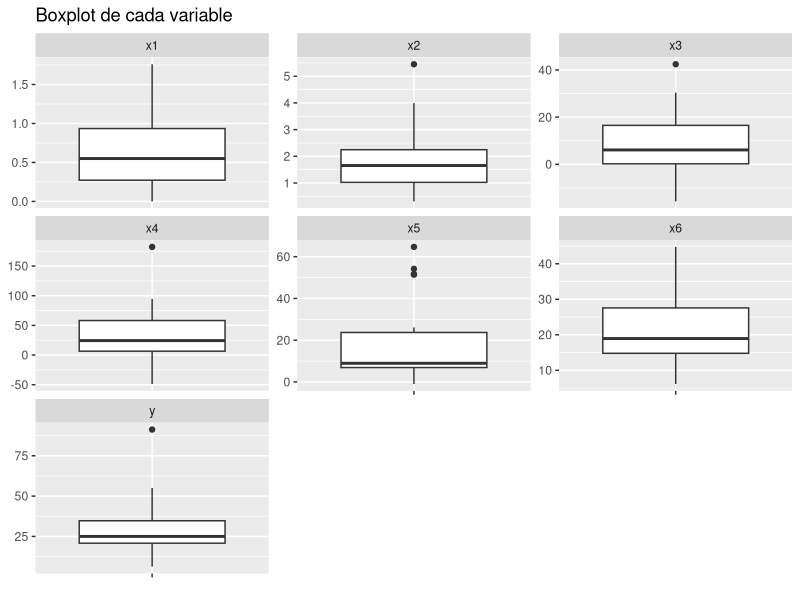

Write the R code that produced this figure.
## ---- chunk 1
knitr::opts_chunk$set(echo = TRUE, warning = FALSE, message = FALSE)
## ---- chunk 2
# Instalar solo una vez (en la consola):
# install.packages(c("readr", "dplyr", "tidyr", "ggplot2"))

library(readr)
library(dplyr)
library(tidyr)
library(ggplot2)
## ---- chunk 3
crudo <- read_csv("CasoAccionesBD.csv",
                  col_types = cols(.default = col_character()))

dim(crudo)
head(crudo)
tail(crudo, 14)
## ---- chunk 4
crudo <- crudo %>% rename_with(tolower)   # Y -> y, X1 -> x1, ...
names(crudo)
## ---- chunk 5
# Una fila es vacía si todas sus columnas son NA
crudo <- crudo %>% filter(if_any(everything(), ~ !is.na(.x)))

nrow(crudo)   # quedan 28 + 1 encabezado repetido + 5 = 34
## ---- chunk 6
# Fila donde aparece el encabezado repetido ("Accion")
fila_encabezado <- which(crudo$accion == "Accion")
fila_encabezado

estimacion <- crudo %>% slice(1:(fila_encabezado - 1))
prediccion <- crudo %>% slice((fila_encabezado + 1):n()) %>% select(-y)

nrow(estimacion)   # 28
nrow(prediccion)   # 5
## ---- chunk 7
estimacion <- estimacion %>% mutate(across(y:x8, as.numeric))
prediccion <- prediccion %>% mutate(across(x1:x8, as.numeric))

glimpse(estimacion)
glimpse(prediccion)
## ---- chunk 8
colSums(is.na(estimacion))
colSums(is.na(prediccion))

# ¿Hay acciones repetidas?
sum(duplicated(estimacion$accion))
sum(duplicated(estimacion[, -1]))   # filas con los mismos valores
## ---- chunk 9
table(estimacion$x7)
table(estimacion$x8)
table(prediccion$x7)
table(prediccion$x8)
## ---- chunk 10
summary(estimacion)

estimacion %>%
  select(y:x6) %>%
  pivot_longer(everything(), names_to = "variable", values_to = "valor") %>%
  group_by(variable) %>%
  summarise(media   = mean(valor),
            mediana = median(valor),
            desv    = sd(valor),
            min     = min(valor),
            max     = max(valor))
## ---- chunk 11
estimacion %>%
  select(y:x6) %>%
  pivot_longer(everything(), names_to = "variable", values_to = "valor") %>%
  ggplot(aes(x = "", y = valor)) +
  geom_boxplot() +
  facet_wrap(~ variable, scales = "free_y") +
  labs(x = NULL, y = NULL, title = "Boxplot de cada variable")
## ---- chunk 12
# Regla del rango intercuartílico: fuera de [Q1 - 1.5*IQR, Q3 + 1.5*IQR]
es_atipico <- function(x) {
  q <- quantile(x, c(0.25, 0.75))
  x < q[1] - 1.5 * IQR(x) | x > q[2] + 1.5 * IQR(x)
}

estimacion %>%
  select(accion, y:x6) %>%
  pivot_longer(-accion, names_to = "variable", values_to = "valor") %>%
  group_by(variable) %>%
  filter(es_atipico(valor)) %>%
  arrange(variable)
## ---- chunk 13
round(cor(estimacion %>% select(y:x8)), 2)
## ---- chunk 14
estimacion
prediccion

# Guardar las bases limpias
write_csv(estimacion, "acciones_estimacion.csv")
write_csv(prediccion, "acciones_prediccion.csv")
